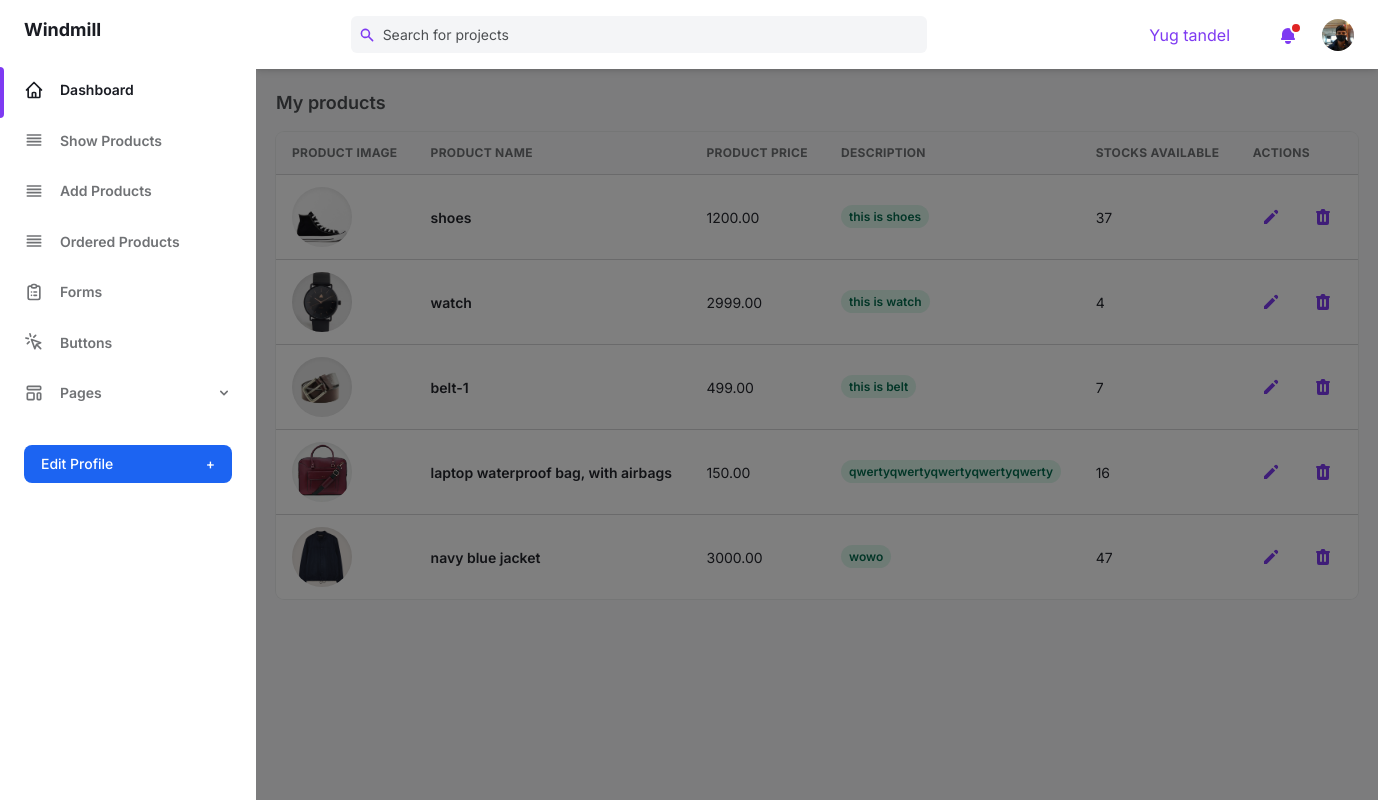
/seller/show_product/ (signed in), run on an earlier commit of the app's database.
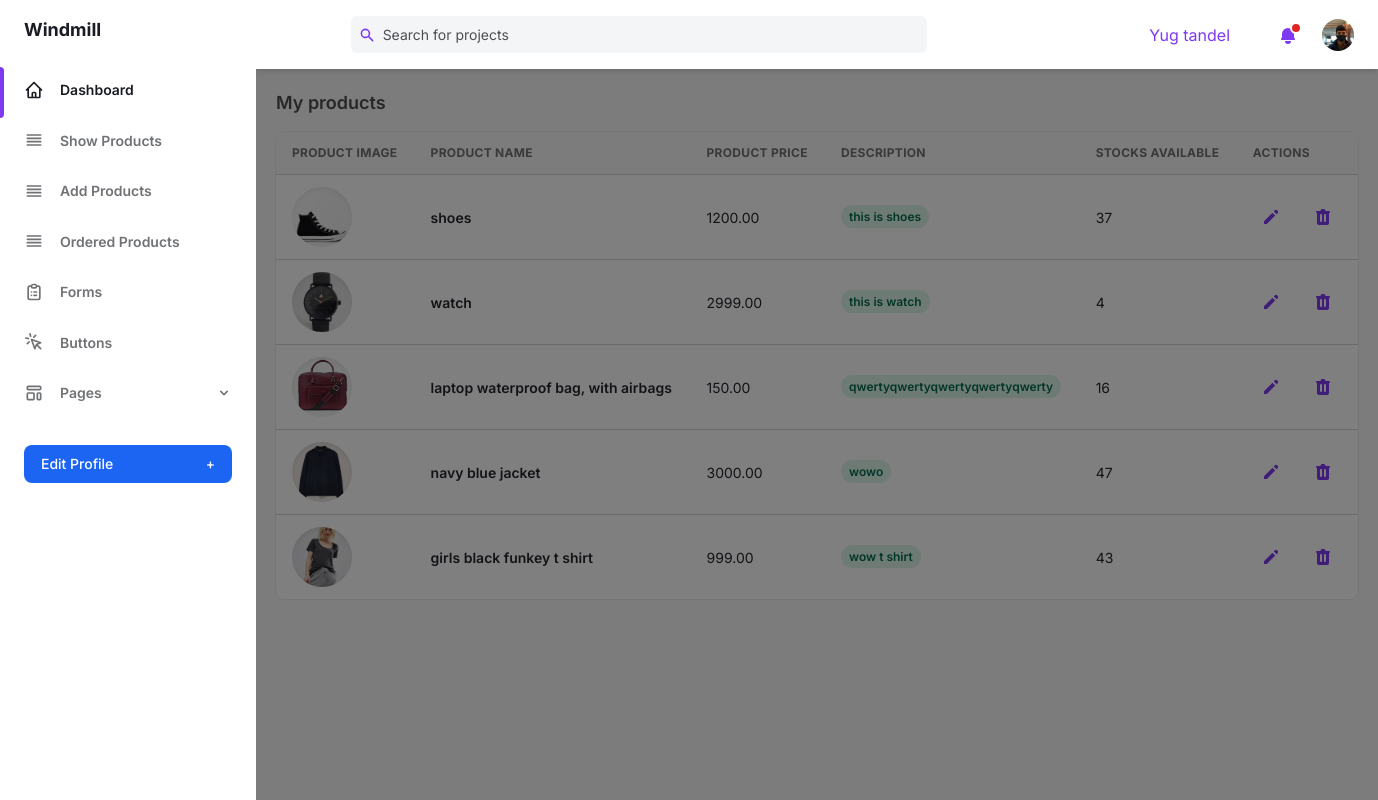
And on a later commit of the database.
### seller/models.py (models this page shows, shortened)
class Seller(models.Model):
    user_name = models.CharField(max_length=50)
    mobile = models.CharField(max_length=15)
    email = models.EmailField(unique=True)
    address = models.TextField(max_length=250,blank=True, null=True)
    password = models.CharField(max_length=50)
    pic = models.FileField(upload_to='seller_profile_pic', default='avtar.jpg', blank=True,null=True)

class Product(models.Model):
    product_choice = [
        ('men','men'),
        ('women','women'),
        ('shoes','shoes'),
        ('watches','watches'),
        ('bag','bag')
    ]
    product_name = models.CharField(max_length=150)
    price = models.DecimalField(max_digits=8,decimal_places=2,default=10)
    des = models.TextField(max_length=500)
    product_stock = models.IntegerField(default=0)
    product_pic = models.FileField(upload_to='product_images',default='pro.jpg')
    seller = models.ForeignKey(Seller,on_delete=models.CASCADE)
    category = models.CharField(max_length = 10, choices=product_choice,null=True,blank=True)
    def __str__(self):
        return self.product_name

### seller/views.py (the view)
# urls.py: path('show_product/', show_product, name='show_product'),
def show_product(request):
    try:
        seller_obj = Seller.objects.get(email = request.session['seller_email'])
        product_obj = Product.objects.filter(seller = seller_obj)
        print(product_obj)
        return render(request, 'show-product.html',{'seller_obj':seller_obj,'product_obj':product_obj})
    except:
        return render(request, 'seller-login.html',{'msg':'please login to your account'})

### seller/templates/show-product.html (shortened to what this page needs)
{% extends "seller-header.html" %} {% load static %} {% block content %}
<div class="marginPadding" style="padding: 20px">
  <h4 class="mb-4 text-lg font-semibold text-gray-600 dark:text-gray-300">
    My products
  </h4>
  <div class="w-full overflow-hidden rounded-lg shadow-xs">
    <div class="w-full overflow-x-auto">
      <table class="w-full whitespace-no-wrap">
        <thead>
          <tr
            class="text-xs font-semibold tracking-wide text-left text-gray-500 uppercase border-b dark:border-gray-700 bg-gray-50 dark:text-gray-400 dark:bg-gray-800"
          >
            <th class="px-4 py-3">Product Image</th>
            <th class="px-4 py-3">Product Name</th>
            <th class="px-4 py-3">Product Price</th>
            <th class="px-4 py-3">Description</th>
            <th class="px-4 py-3">Stocks Available</th>
            <th class="px-4 py-3">Actions</th>
          </tr>
        </thead>
        <tbody class="bg-white divide-y dark:divide-gray-700 dark:bg-gray-800">
          {% for product in product_obj %}
          <tr class="text-gray-700 dark:text-gray-400">
            <td class="px-4 py-3">
              <div class="flex items-center text-sm">
                <div class="relative">
                  <img
                    class="object-cover w-full h-full rounded-full"
                    src="{{product.product_pic.url}}" style="width: 60px; height: 60px;"
                    alt=""
                    loading="lazy"
                  />
                  <div
                    class="absolute inset-0 rounded-full shadow-inner"
                    aria-hidden="true"
                  ></div>
                </div>
              </div>
            </td>
            <td class="px-4 py-3 text-sm">
            <div>
              <p class="font-semibold">{{product.product_name}}</p>
            </div>
            </td>
            <td class="px-4 py-3 text-sm">{{product.price}}</td>
            <td class="px-4 py-3 text-xs">
              <span
                class="px-2 py-1 font-semibold leading-tight text-green-700 bg-green-100 rounded-full dark:bg-green-700 dark:text-green-100"
              >
                {{product.des}}
              </span>
            </td>
            <td class="px-4 py-3 text-sm">{{product.product_stock}}</td>
            <td class="px-4 py-3">
              <div class="flex items-center space-x-4 text-sm">
               <a href="{% url 'edit_product' product.id %}">
                <button
                  class="flex items-center justify-between px-2 py-2 text-sm font-medium leading-5 text-purple-600 rounded-lg dark:text-gray-400 focus:outline-none focus:shadow-outline-gray"
                  aria-label="Edit"
                >
                  <svg
                    class="w-5 h-5"
                    aria-hidden="true"
                    fill="currentColor"
                    viewBox="0 0 20 20"
                  >
                    <path
                      d="M13.586 3.586a2 2 0 112.828 2.828l-.793.793-2.828-2.828.793-.793zM11.379 5.793L3 14.172V17h2.828l8.38-8.379-2.83-2.828z"
                    ></path>
                  </svg>
                </button>
              </a>
              <a href="{% url 'delete_product' product.id %}">
                <button
                  class="flex items-center justify-between px-2 py-2 text-sm font-medium leading-5 text-purple-600 rounded-lg dark:text-gray-400 focus:outline-none focus:shadow-outline-gray"
                  aria-label="Delete"
                >
                </button>
              </a>
              </div>
            </td>
          </tr>
          {% endfor %}
        </tbody>
      </table>
    </div>
  </div>
</div>
{% endblock %}

### seller/templates/seller-header.html (shortened to what this page needs)
{% load static %}
<!DOCTYPE html>
<html :class="{ 'theme-dark': dark }" x-data="data()" lang="en">
  <head>
    <link
      rel="stylesheet"
      href="{% static 'assets/css/tailwind.output.css' %}"
    />
    <link
      rel="stylesheet"
      href="https://cdnjs.cloudflare.com/ajax/libs/Chart.js/2.9.3/Chart.min.css"
    />
  </head>
  <body>
    <div
      class="flex h-screen bg-gray-50 dark:bg-gray-900"
      :class="{ 'overflow-hidden': isSideMenuOpen }"
    >
      <aside
        class="z-20 hidden w-64 overflow-y-auto bg-white dark:bg-gray-800 md:block flex-shrink-0"
      >
        <div class="py-4 text-gray-500 dark:text-gray-400">
          <a
            class="ml-6 text-lg font-bold text-gray-800 dark:text-gray-200"
            href="#"
          >
            Windmill
          </a>
          <ul class="mt-6">
            <li class="relative px-6 py-3">
              <span
                class="absolute inset-y-0 left-0 w-1 bg-purple-600 rounded-tr-lg rounded-br-lg"
                aria-hidden="true"
              ></span>
              <a
                class="inline-flex items-center w-full text-sm font-semibold text-gray-800 transition-colors duration-150 hover:text-gray-800 dark:hover:text-gray-200 dark:text-gray-100"
                href="{% url 'seller_index' %}"
              >
                <svg
                  class="w-5 h-5"
                  aria-hidden="true"
                  fill="none"
                  stroke-linecap="round"
                  stroke-linejoin="round"
                  stroke-width="2"
                  viewBox="0 0 24 24"
                  stroke="currentColor"
                >
                  <path
                    d="M3 12l2-2m0 0l7-7 7 7M5 10v10a1 1 0 001 1h3m10-11l2 2m-2-2v10a1 1 0 01-1 1h-3m-6 0a1 1 0 001-1v-4a1 1 0 011-1h2a1 1 0 011 1v4a1 1 0 001 1m-6 0h6"
                  ></path>
                </svg>
                <span class="ml-4">Dashboard</span>
              </a>
            </li>
          </ul>
          <ul>
            <li class="relative px-6 py-3">
              <a
                class="inline-flex items-center w-full text-sm font-semibold transition-colors duration-150 hover:text-gray-800 dark:hover:text-gray-200"
                href="{% url 'show_product' %}"
              >
                <svg
                  class="w-5 h-5"
                  aria-hidden="true"
                  fill="none"
                  stroke-linecap="round"
                  stroke-linejoin="round"
                  stroke-width="2"
                  viewBox="0 0 24 24"
                  stroke="currentColor"
                >
                  <path d="M4 6h16M4 10h16M4 14h16M4 18h16"></path>
                </svg>
                <span class="ml-4">Show Products</span>
              </a>
            </li>
            <li class="relative px-6 py-3">
              <a
                class="inline-flex items-center w-full text-sm font-semibold transition-colors duration-150 hover:text-gray-800 dark:hover:text-gray-200"
                href="{% url 'add_product' %}"
              >
                <svg
                  class="w-5 h-5"
                  aria-hidden="true"
                  fill="none"
                  stroke-linecap="round"
                  stroke-linejoin="round"
                  stroke-width="2"
                  viewBox="0 0 24 24"
                  stroke="currentColor"
                >
                  <path d="M4 6h16M4 10h16M4 14h16M4 18h16"></path>
                </svg>
                <span class="ml-4">Add Products</span>
              </a>
            </li>
            <li class="relative px-6 py-3">
              <a
                class="inline-flex items-center w-full text-sm font-semibold transition-colors duration-150 hover:text-gray-800 dark:hover:text-gray-200"
                href="{% url 'ordered_products' %}"
              >
                <svg
                  class="w-5 h-5"
                  aria-hidden="true"
                  fill="none"
                  stroke-linecap="round"
                  stroke-linejoin="round"
                  stroke-width="2"
                  viewBox="0 0 24 24"
                  stroke="currentColor"
                >
                  <path d="M4 6h16M4 10h16M4 14h16M4 18h16"></path>
                </svg>
                <span class="ml-4">Ordered Products</span>
              </a>
            </li>
            <li class="relative px-6 py-3">
              <a
                class="inline-flex items-center w-full text-sm font-semibold transition-colors duration-150 hover:text-gray-800 dark:hover:text-gray-200"
                href="{% url 'forms' %}"
              >
                <span class="ml-4">Forms</span>
              </a>
            </li>
            <li class="relative px-6 py-3">
              <a
                class="inline-flex items-center w-full text-sm font-semibold transition-colors duration-150 hover:text-gray-800 dark:hover:text-gray-200"
                href="{% url 'buttons' %}"
              >
                <svg
                  class="w-5 h-5"
                  aria-hidden="true"
                  fill="none"
                  stroke-linecap="round"
                  stroke-linejoin="round"
                  stroke-width="2"
                  viewBox="0 0 24 24"
                  stroke="currentColor"
                >
                  <path
                    d="M15 15l-2 5L9 9l11 4-5 2zm0 0l5 5M7.188 2.239l.777 2.897M5.136 7.965l-2.898-.777M13.95 4.05l-2.122 2.122m-5.657 5.656l-2.12 2.122"
                  ></path>
                </svg>
                <span class="ml-4">Buttons</span>
              </a>
            </li>
            <li class="relative px-6 py-3">
              <button
                class="inline-flex items-center justify-between w-full text-sm font-semibold transition-colors duration-150 hover:text-gray-800 dark:hover:text-gray-200"
                @click="togglePagesMenu"
                aria-haspopup="true"
              >
                <span class="inline-flex items-center">
                  <span class="ml-4">Pages</span>
                </span>
                <svg
                  class="w-4 h-4"
                  aria-hidden="true"
                  fill="currentColor"
                  viewBox="0 0 20 20"
                >
                  <path
                    fill-rule="evenodd"
                    d="M5.293 7.293a1 1 0 011.414 0L10 10.586l3.293-3.293a1 1 0 111.414 1.414l-4 4a1 1 0 01-1.414 0l-4-4a1 1 0 010-1.414z"
                    clip-rule="evenodd"
                  ></path>
                </svg>
              </button>
            </li>
          </ul>
          <div class="px-6 my-6">
            <a href="{% url 'seller_edit_profile' %}"><button
              class="flex items-center justify-between w-full px-4 py-2 text-sm font-medium leading-5 text-white transition-colors duration-150 bg-blue-600 border border-transparent rounded-lg active:bg-purple-600 hover:bg-purple-700 focus:outline-none focus:shadow-outline-purple"
            >
              Edit Profile
              <span class="ml-2" aria-hidden="true">+</span>
            </button>
          </a>
          </div>
        </div>
      </aside>
      <div
        x-show="isSideMenuOpen"
        x-transition:enter="transition ease-in-out duration-150"
        x-transition:enter-start="opacity-0"
        x-transition:enter-end="opacity-100"
        x-transition:leave="transition ease-in-out duration-150"
        x-transition:leave-start="opacity-100"
        x-transition:leave-end="opacity-0"
        class="fixed inset-0 z-10 flex items-end bg-black bg-opacity-50 sm:items-center sm:justify-center"
      ></div>
      <div class="flex flex-col flex-1 w-full">
        <header class="z-10 py-4 bg-white shadow-md dark:bg-gray-800">
          <div
            class="container flex items-center justify-between h-full px-6 mx-auto text-purple-600 dark:text-purple-300"
          >
            <div class="flex justify-center flex-1 lg:mr-32">
              <div
                class="relative w-full max-w-xl mr-6 focus-within:text-purple-500"
              >
                <div class="absolute inset-y-0 flex items-center pl-2">
                  <svg
                    class="w-4 h-4"
                    aria-hidden="true"
                    fill="currentColor"
                    viewBox="0 0 20 20"
                  >
                    <path
                      fill-rule="evenodd"
                      d="M8 4a4 4 0 100 8 4 4 0 000-8zM2 8a6 6 0 1110.89 3.476l4.817 4.817a1 1 0 01-1.414 1.414l-4.816-4.816A6 6 0 012 8z"
                      clip-rule="evenodd"
                    ></path>
                  </svg>
                </div>
                <input
                  class="w-full pl-8 pr-2 text-sm text-gray-700 placeholder-gray-600 bg-gray-100 border-0 rounded-md dark:placeholder-gray-500 dark:focus:shadow-outline-gray dark:focus:placeholder-gray-600 dark:bg-gray-700 dark:text-gray-200 focus:placeholder-gray-500 focus:bg-white focus:border-purple-300 focus:outline-none focus:shadow-outline-purple form-input"
                  type="text"
                  placeholder="Search for projects"
                  aria-label="Search"
                />
              </div>
            </div>
            <ul class="flex items-center flex-shrink-0 space-x-6">
              <li class="flex">{{seller_obj.user_name}}</li>
              <li class="relative">
                <button
                  class="relative align-middle rounded-md focus:outline-none focus:shadow-outline-purple"
                  @click="toggleNotificationsMenu"
                  @keydown.escape="closeNotificationsMenu"
                  aria-label="Notifications"
                  aria-haspopup="true"
                >
                  <svg
                    class="w-5 h-5"
                    aria-hidden="true"
                    fill="currentColor"
                    viewBox="0 0 20 20"
                  >
                    <path
                      d="M10 2a6 6 0 00-6 6v3.586l-.707.707A1 1 0 004 14h12a1 1 0 00.707-1.707L16 11.586V8a6 6 0 00-6-6zM10 18a3 3 0 01-3-3h6a3 3 0 01-3 3z"
                    ></path>
                  </svg>
                  <span
                    aria-hidden="true"
                    class="absolute top-0 right-0 inline-block w-3 h-3 transform translate-x-1 -translate-y-1 bg-red-600 border-2 border-white rounded-full dark:border-gray-800"
                  ></span>
                </button>
              </li>
              <li class="relative">
                <button
                  class="align-middle rounded-full focus:shadow-outline-purple focus:outline-none"
                  @click="toggleProfileMenu"
                  @keydown.escape="closeProfileMenu"
                  aria-label="Account"
                  aria-haspopup="true"
                >
                  <img
                    class="object-cover w-8 h-8 rounded-full"
                    src="{{seller_obj.pic.url}}"
                    alt=""
                    aria-hidden="true"
                  />
                </button>
              </li>
            </ul>
          </div>
        </header>
        {% block content %}
        {% endblock %}
      </div>
    </div>
  </body>
</html>

What changed in the data, as far as the page shows it:
removed Product: product_pic (picture), product_name "belt-1", price "499.00", des "this is belt", product_stock "7"
added Product: product_pic (picture), product_name "girls black funkey t shirt", price "999.00", des "wow t shirt", product_stock "43"
